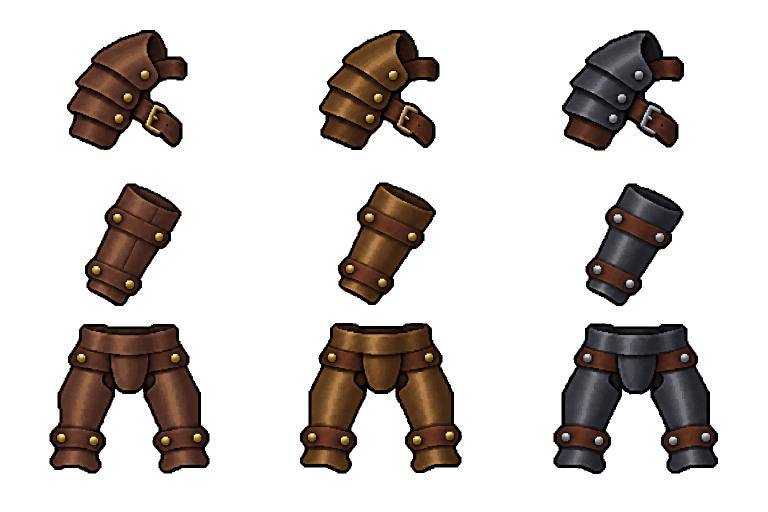
#> input picture output/imagegen/shoulders-bracers-leg-armor-pixel-art-sheet-v11-avatar-palette.png, 1536 x 1024 px (shown at 1/2 size)
$ python harmonize_material_icons.py
#> lines starting #> are read from the running program, lines starting #| are printed output that depends on the picture
#!/usr/bin/env python3
"""Harmonize inventory icon materials with the LPC avatar material ramps.

Reads the pre-harmonization sources kept under output/icon-source-backups,
so re-running the script does not accumulate color changes. The normal icon
builder then snaps the results to duel.hex without changing their alpha.
"""

from __future__ import annotations

import shutil
import sys
from pathlib import Path

import numpy as np
from PIL import Image
from scipy.ndimage import label


ROOT = Path(__file__).resolve().parents[2]
sys.path.insert(0, str(ROOT / "scripts/lpc"))
from config import PALETTES  # noqa: E402

ICONS = ROOT / "assets/icon-sources/icons"
BACKUP = ROOT / "output/icon-source-backups/material-harmonization"
SHEET = ROOT / "output/imagegen/shoulders-bracers-leg-armor-pixel-art-sheet-v11-avatar-palette.png"
BRONZE_SHEET = ROOT / "output/imagegen/shoulders-bracers-leg-armor-pixel-art-sheet-v10-avatar-palette.png"

ARMOR_NAMES = [
    "shoulder_legion", "bracers", "leg_armor",
]
TOOL_NAMES = ["axe", "pickaxe", "hammer", "scythe"]
MELEE_NAMES = ["dagger", "spear", "mace", "sword", "sword_curved"]


def backup_source(path: Path) -> Path:
    original = BACKUP / path.relative_to(ICONS)
    if not original.exists():
        original.parent.mkdir(parents=True, exist_ok=True)
        shutil.copy2(path, original)
    return original


def ramp_rgb(material: str) -> np.ndarray:
    return np.array([[int(color[i:i + 2], 16) for i in (1, 3, 5)] for color in PALETTES[material]], dtype=float)


def recolor(path: Path, material: str, region: str) -> None:
    original = backup_source(path)
    image = Image.open(original).convert("RGBA")
    rgba = np.asarray(image).copy()
    rgb = rgba[:, :, :3].astype(float)
    alpha = rgba[:, :, 3]
    h, w = alpha.shape
    yy, xx = np.mgrid[:h, :w]
    x, y = xx / w, yy / h
    brightness = rgb @ np.array([0.2126, 0.7152, 0.0722])
    maximum = rgb.max(axis=2)
    minimum = rgb.min(axis=2)
    saturation = (maximum - minimum) / np.maximum(maximum, 1)
    warm = (rgb[:, :, 0] > rgb[:, :, 2] * 1.20) & (rgb[:, :, 0] > rgb[:, :, 1] * 1.08)
    gray = (saturation < 0.34) & (rgb[:, :, 2] > rgb[:, :, 0] * 0.78)

    if region == "tool":
        area = (y < 0.54) & (x > 0.24)
    elif region == "melee":
        area = (y < 0.71) & (x > 0.35)
    elif region == "spear":
        area = (y < 0.45) & (x > 0.57)
    elif region == "arrow":
        area = (y < 0.42) & (x > 0.54)
    elif region == "shield":
        radius = np.sqrt(((x - 0.5) / 0.48) ** 2 + ((y - 0.5) / 0.48) ** 2)
        area = (radius > 0.73) | (radius < 0.29)
    elif region == "ranged_leather":
        # The grip/pouch is leather; wooden bow limbs and slingshot forks stay wood.
        area = (0.31 < x) & (x < 0.73) & (0.26 < y) & (y < 0.79)
    elif region == "all":
        area = np.ones_like(alpha, dtype=bool)
    else:
        raise ValueError(region)

    if material == "iron":
        select = area & gray
    elif material == "bronze":
        # The brighter ochre/orange facets are metal; dark wooden shafts stay put.
        select = area & warm & (brightness > 58) & (rgb[:, :, 1] / np.maximum(rgb[:, :, 0], 1) > 0.55)
        if region == "shield":
            select &= brightness > 105
    else:
        select = area & warm
    select &= (alpha > 0) & (brightness > 24)

    if material == "bronze":
        position = np.clip((brightness - 28) / 235, 0, 1)
    elif material == "iron":
        position = np.clip((brightness - 20) / 245, 0, 1)
    else:
        # Dark LPC leather stops can snap to purple-black in duel.hex at icon
        # scale. The icon's existing outline carries those shadows instead.
        position = np.clip((brightness + 36) / 155, 0.46, 1)
    ramp = ramp_rgb(material)
    p = position * (len(ramp) - 1)
    lo = np.floor(p).astype(int)
    hi = np.minimum(lo + 1, len(ramp) - 1)
    target = ramp[lo] * (1 - (p - lo))[..., None] + ramp[hi] * (p - lo)[..., None]
    rgba[:, :, :3][select] = np.clip(target[select], 0, 255).astype(np.uint8)
    Image.fromarray(rgba, "RGBA").save(path)


def replace_armor() -> None:
    sheet = Image.open(SHEET).convert("RGBA")
#> sheet is the input picture: PIL image 1536x1024 RGBA; mean R, G, B, A 16.8, 11.5, 8.9, 62.4
    bronze_sheet = Image.open(BRONZE_SHEET).convert("RGBA")
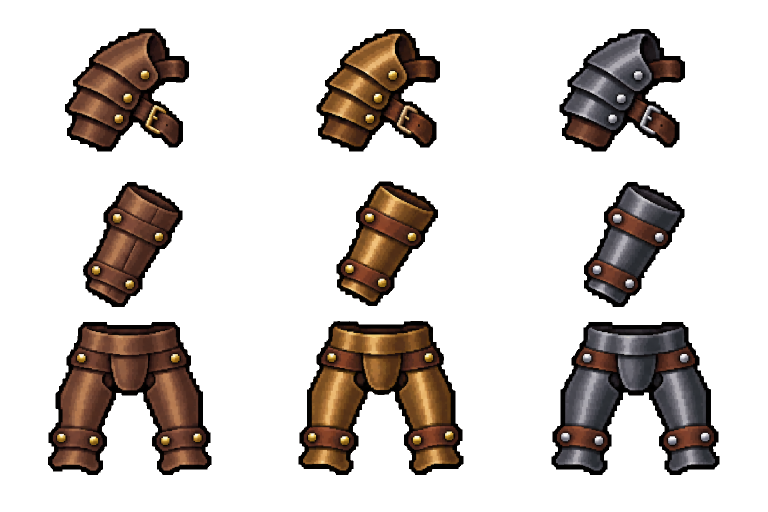
#> input picture output/imagegen/shoulders-bracers-leg-armor-pixel-art-sheet-v10-avatar-palette.png, 1536 x 1024 px (shown at 1/2 size)
#> bronze_sheet is the input picture: PIL image 1536x1024 RGBA; mean R, G, B, A 21.1, 14.8, 11.2, 66.3
    row_limits = ((0, 340), (340, 640), (640, sheet.height))
#> row_limits = ((0, 340), (340, 640), (640, 1024))
    for row, base in enumerate(ARMOR_NAMES):
        for col, material in enumerate(("leather", "bronze", "iron")):
            path = ICONS / "armor" / f"{base}_{material}.png"
            backup_source(path)
            source_sheet = bronze_sheet if material == "bronze" else sheet
            left = col * source_sheet.width // 3
            top, bottom = row_limits[row]
            right = (col + 1) * source_sheet.width // 3
            cell = source_sheet.crop((left, top, right, bottom))
            bbox = cell.getbbox()
            if bbox is None:
                raise ValueError(f"Missing armor icon: {path}")
            icon = cell.crop(bbox)
            icon.thumbnail((112, 112), Image.Resampling.NEAREST)
            canvas = Image.new("RGBA", (128, 128))
            canvas.alpha_composite(icon, ((128 - icon.width) // 2, (128 - icon.height) // 2))
            canvas.save(path)
#> this loop made 3 passes
#> pass 1, in replace_armor, `canvas.save(path)`:
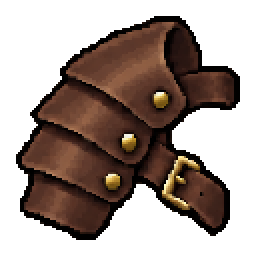
#> saved as shoulder_legion_leather.png: PIL image 128x128 RGBA (shown 2 times larger); mean R, G, B, A 36.2, 22.6, 16.3, 125.8; transparent parts drawn white
#> pass 1, in replace_armor, `canvas.save(path)`:
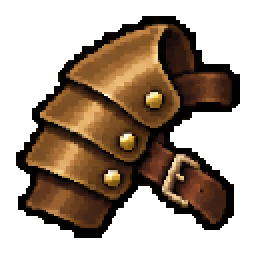
#> saved as shoulder_legion_bronze.png: PIL image 128x128 RGBA (shown 2 times larger); mean R, G, B, A 44.6, 29.4, 15.8, 126.9; transparent parts drawn white
#> pass 1, in replace_armor, `canvas.save(path)`:
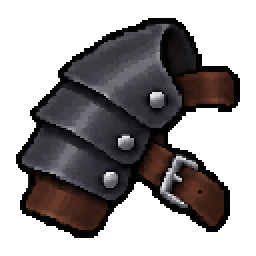
#> saved as shoulder_legion_iron.png: PIL image 128x128 RGBA (shown 2 times larger); mean R, G, B, A 25.4, 21.6, 22.4, 123.5; transparent parts drawn white
#> pass 2, in replace_armor, `canvas.save(path)`:
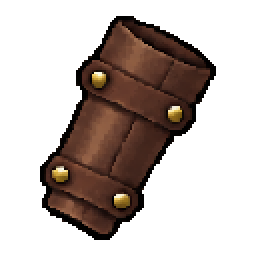
#> saved as bracers_leather.png: PIL image 128x128 RGBA (shown 2 times larger); mean R, G, B, A 25.6, 15.7, 11.4, 87.4; transparent parts drawn white
#> after the loop:
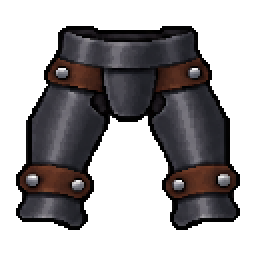
#> canvas: PIL image 128x128 RGBA (shown 2 times larger); mean R, G, B, A 24.2, 21.3, 22.5, 116.6; transparent parts drawn white
#> after the loop:
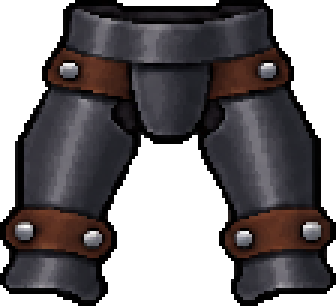
#> icon: PIL image 112x102 RGBA (shown 3 times larger); mean R, G, B, A 34.7, 30.5, 32.3, 167.3; transparent parts drawn white


def remove_detached_arrow_artifact(path: Path) -> None:
    rgba = np.asarray(Image.open(path).convert("RGBA")).copy()
    components, count = label(rgba[:, :, 3] >= 128, np.ones((3, 3), dtype=int))
    if count <= 1:
        return
    sizes = np.bincount(components.ravel())
    main_component = np.argmax(sizes[1:]) + 1
    rgba[(components != main_component) & (components != 0)] = 0
    Image.fromarray(rgba, "RGBA").save(path)


def main() -> None:
    replace_armor()
    for base in TOOL_NAMES:
        for material in ("bronze", "iron"):
            recolor(ICONS / "tools" / f"{base}_{material}.png", material, "tool")
    for base in MELEE_NAMES:
        for material in ("bronze", "iron"):
            region = "spear" if base == "spear" else "melee"
            recolor(ICONS / "melee-weapons" / f"{base}_{material}.png", material, region)
    for material in ("bronze", "iron"):
        recolor(ICONS / "shields" / f"round_shield_{material}_slash.png", material, "shield")
        recolor(ICONS / "ammunition" / f"arrow_{material}.png", material, "arrow")
        recolor(ICONS / "resources/pixel" / f"{material}Ingot.png", material, "all")
    remove_detached_arrow_artifact(ICONS / "ammunition/arrow_bronze.png")
    recolor(ICONS / "shields/round_shield_wood_slash.png", "leather", "shield")
    recolor(ICONS / "resources/pixel/leather.png", "leather", "all")
    for base in ("bow", "bow_great", "bow_recurve", "slingshot"):
        recolor(ICONS / "ranged-weapons" / f"{base}.png", "leather", "ranged_leather")
    print("Harmonized armor, tools, weapons, shields, ammunition, leather and ingots with LPC material colors.")


if __name__ == "__main__":
#> (the run stopped early here; a loop or call above may not have finished)
